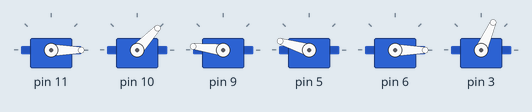
Simulated run of this sketch. Board: Arduino Uno, built with avr-gcc and run on an emulated ATmega328P. Shown: 6 × servo. What the sketch prints to the serial monitor is not drawn.

Above: at 0.15 s.
At 1.06 s:
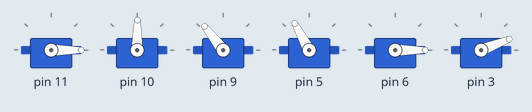
At 1.9 s:
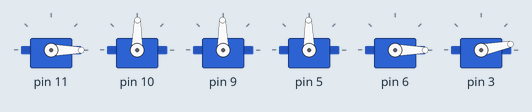
Timing chart, 0 to 3.4 s (numbered marks = the images above):
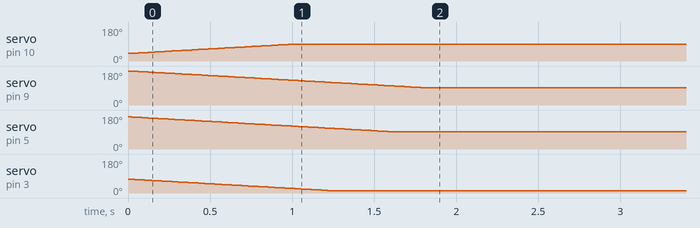

Measured:
- by itself, servo on pin 10: moves from 40° to 89° over 0.97 s
- by itself, servo on pin 9: moves from 180° to 91° over 1.8 s
- by itself, servo on pin 5: moves from 170° to 91° over 1.6 s
- by itself, servo on pin 3: moves from 73° to 11° over 1.2 s

The sketch:

simpleMovements.ino
```cpp
/*
  simpleMovements.ino

 This  sketch simpleMovements shows how they move each servo motor of Braccio

 Created on 18 Nov 2015
 by Andrea Martino

 This example is in the public domain.
 */


#include <Braccio.h>
#include <Servo.h>

Servo base;
Servo shoulder;
Servo elbow;
Servo wrist_rot;
Servo wrist_ver;
Servo gripper;

void setup() {
  //Initialization functions and set up the initial position for Braccio
  //All the servo motors will be positioned in the "safety" position:
  //Base (M1):90 degrees
  //Shoulder (M2): 45 degrees
  //Elbow (M3): 180 degrees
  //Wrist vertical (M4): 180 degrees
  //Wrist rotation (M5): 90 degrees
  //gripper (M6): 10 degrees

pinMode(12, OUTPUT);    //you need to set HIGH the pin 12
digitalWrite(12, HIGH);
Braccio.begin(SOFT_START_DISABLED);
//Braccio.begin(0);
Serial.begin(9600);
Serial.println("serial started");
}

void loop() {
   /*
   Step Delay: a milliseconds delay between the movement of each servo.  Allowed values from 10 to 30 msec.
   M1=base degrees. Allowed values from 0 to 180 degrees
   M2=shoulder degrees. Allowed values from 15 to 165 degrees
   M3=elbow degrees. Allowed values from 0 to 180 degrees
   M4=wrist vertical degrees. Allowed values from 0 to 180 degrees
   M5=wrist rotation degrees. Allowed values from 0 to 180 degrees
   M6=gripper degrees. Allowed values from 10 to 73 degrees. 10: the toungue is open, 73: the gripper is closed.
  */

                       //(step delay, M1, M2, M3, M4, M5, M6);

//  Braccio.ServoMovement(20,           90,  90, 90, 90, 90, 10);
//  delay(1000);
//  Braccio.ServoMovement(20,           90,  70, 45, 20, 90, 10);
//  delay(1000);
//  Braccio.ServoMovement(20,           90,  70, 45, 20, 90, 73);
//  delay(1000);
//  Braccio.ServoMovement(20,           90,  90, 90, 70, 70, 73);
//  delay(1000);
//  Braccio.ServoMovement(20,          180,  90, 90, 70, 70, 73);
//  delay(1000);
//  Braccio.ServoMovement(20,          180,  90, 90, 10, 70, 10);
//  delay(1000);
//  Braccio.ServoMovement(20,           90,  90, 90, 90, 90, 10);
//  delay(1000);
Braccio.ServoMovement(20,           0,  90, 90, 90, 0, 10);

}
```
